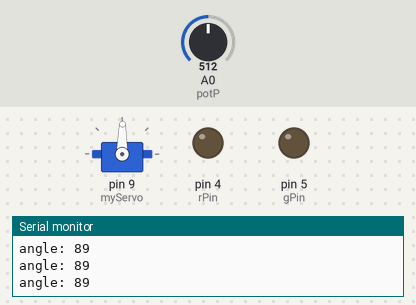
Bench run of a sketch on a simulated Arduino Uno, built with avr-gcc and run on an emulated ATmega328P. Parts: servo, output pins drawn as LEDs (lit = HIGH), the last lines printed to the serial monitor. The inputs (shaded band) are chosen by the test bench; at power-on: A0 (potP) = 512.

Above: at 1.2 s.
1.3 s: A0 (potP) set to 565
At 2.3 s:
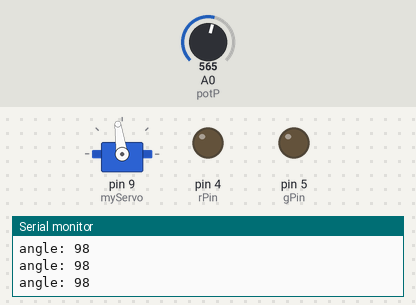
2.8 s: A0 (potP) set to 583
At 3.3 s:
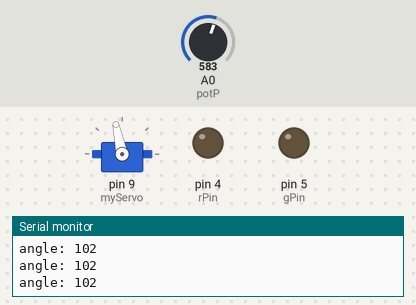
4.3 s: A0 (potP) set to 716
At 5.5 s:
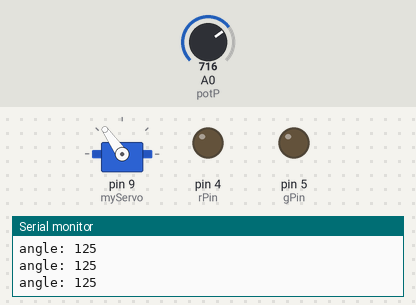
5.8 s: A0 (potP) set to 900
At 6.8 s:
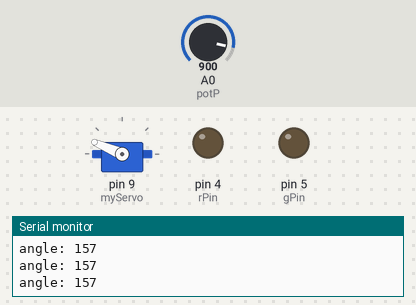
7.3 s: A0 (potP) set to 1023
At 7.9 s:
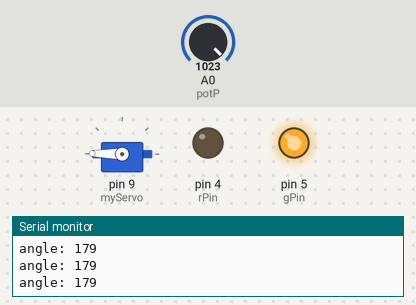
8.8 s: A0 (potP) set to 511
At 9.1 s:
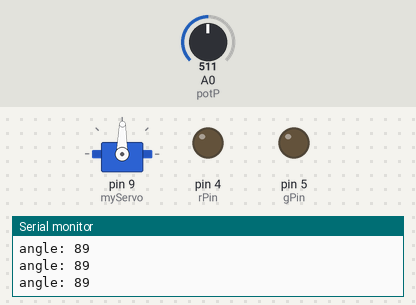
Timing chart, 0 to 11.3 s (numbered marks = the images above; inputs shaded):
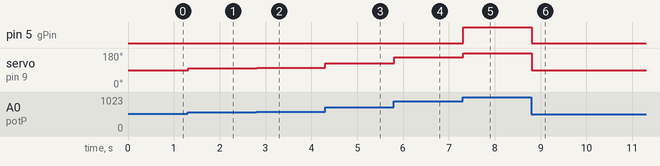

The sketch:

TestingServoLEDS.ino
```cpp
#include <Servo.h>
Servo myServo;
int servoP = 9;
int potP = A0;
int potVal;
int angle;
int gPin = 5;
int rPin = 4;
void setup() {
  // put your setup code here, to run once:
  myServo.attach(9);
  pinMode(potP, INPUT_PULLUP);
  pinMode(gPin, OUTPUT);
  pinMode(rPin, OUTPUT);
  Serial.begin(9600);
}

void loop() {
  // put your main code here, to run repeatedly:
  potVal = analogRead(potP);
  angle = map(potVal, 0, 1023, 0 , 179);
  Serial.print("angle: ");
  Serial.println(angle);
  myServo.write(angle);

  if(angle > 170){
    digitalWrite(gPin, HIGH);
  }
  else{
    digitalWrite(gPin, LOW);
  }

  if(angle < 10){
    digitalWrite(rPin, HIGH);
  }
  else{
    digitalWrite(rPin, LOW);
  }
  delay(15);
}
```

Measured:
- after the input at 1.3 s, servo on pin 9 (myServo): 89° → 98° at once
- after the input at 2.8 s, servo on pin 9 (myServo): 98° → 102° at once
- after the input at 4.3 s, servo on pin 9 (myServo): 102° → 125° at once
- after the input at 5.8 s, servo on pin 9 (myServo): 125° → 157° at once
- after the input at 7.3 s, pin 5 (gPin): LOW → HIGH at once; servo on pin 9 (myServo): 157° → 179° at once
- after the input at 8.8 s, pin 5 (gPin): HIGH → LOW at once; servo on pin 9 (myServo): 179° → 89° at once
